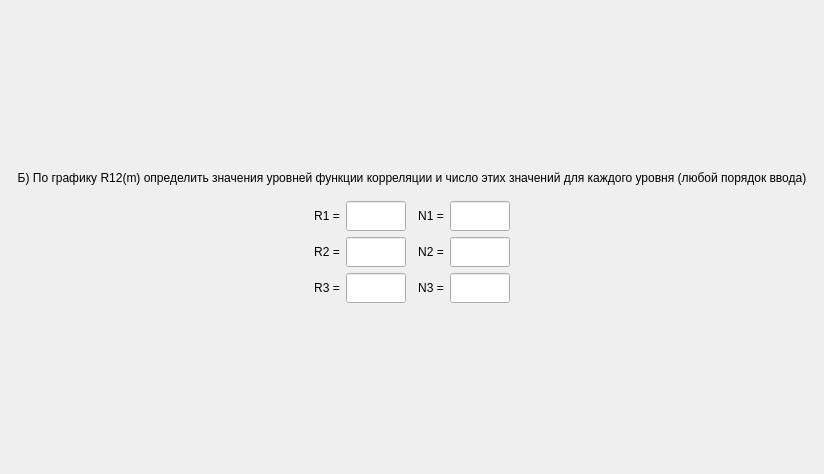
<?xml version="1.0" encoding="UTF-8"?>
<ui version="4.0">
 <class>ScreenTask7B</class>
 <widget class="QFrame" name="ScreenTask7B">
  <property name="geometry">
   <rect>
    <x>0</x>
    <y>0</y>
    <width>824</width>
    <height>474</height>
   </rect>
  </property>
  <property name="windowTitle">
   <string>Frame</string>
  </property>
  <layout class="QGridLayout" name="gridLayout">
   <property name="leftMargin">
    <number>0</number>
   </property>
   <property name="topMargin">
    <number>0</number>
   </property>
   <property name="rightMargin">
    <number>0</number>
   </property>
   <property name="bottomMargin">
    <number>0</number>
   </property>
   <item row="0" column="0">
    <layout class="QVBoxLayout" name="verticalLayout">
     <item>
      <spacer name="verticalSpacer">
       <property name="orientation">
        <enum>Qt::Vertical</enum>
       </property>
       <property name="sizeHint" stdset="0">
        <size>
         <width>0</width>
         <height>0</height>
        </size>
       </property>
      </spacer>
     </item>
     <item>
      <widget class="QLabel" name="title">
       <property name="styleSheet">
        <string notr="true">font: 75 20pt &quot;MS Shell Dlg 2&quot;;</string>
       </property>
       <property name="text">
        <string>Б) По графику R12(m) определить значения уровней функции корреляции и число этих значений для каждого уровня (любой порядок ввода)</string>
       </property>
       <property name="alignment">
        <set>Qt::AlignCenter</set>
       </property>
       <property name="wordWrap">
        <bool>true</bool>
       </property>
      </widget>
     </item>
     <item>
      <spacer name="verticalSpacer_5">
       <property name="orientation">
        <enum>Qt::Vertical</enum>
       </property>
       <property name="sizeType">
        <enum>QSizePolicy::Minimum</enum>
       </property>
       <property name="sizeHint" stdset="0">
        <size>
         <width>0</width>
         <height>5</height>
        </size>
       </property>
      </spacer>
     </item>
     <item>
      <layout class="QHBoxLayout" name="horizontalLayout_6">
       <item>
        <spacer name="horizontalSpacer_12">
         <property name="orientation">
          <enum>Qt::Horizontal</enum>
         </property>
         <property name="sizeHint" stdset="0">
          <size>
           <width>0</width>
           <height>0</height>
          </size>
         </property>
        </spacer>
       </item>
       <item>
        <layout class="QHBoxLayout" name="charts"/>
       </item>
       <item>
        <spacer name="horizontalSpacer_11">
         <property name="orientation">
          <enum>Qt::Horizontal</enum>
         </property>
         <property name="sizeHint" stdset="0">
          <size>
           <width>0</width>
           <height>0</height>
          </size>
         </property>
        </spacer>
       </item>
      </layout>
     </item>
     <item>
      <spacer name="verticalSpacer_4">
       <property name="orientation">
        <enum>Qt::Vertical</enum>
       </property>
       <property name="sizeType">
        <enum>QSizePolicy::Minimum</enum>
       </property>
       <property name="sizeHint" stdset="0">
        <size>
         <width>0</width>
         <height>5</height>
        </size>
       </property>
      </spacer>
     </item>
     <item>
      <layout class="QGridLayout" name="gridLayout_2">
       <item row="0" column="5">
        <widget class="QLineEdit" name="inputN1">
         <property name="sizePolicy">
          <sizepolicy hsizetype="Fixed" vsizetype="Fixed">
           <horstretch>0</horstretch>
           <verstretch>0</verstretch>
          </sizepolicy>
         </property>
         <property name="minimumSize">
          <size>
           <width>60</width>
           <height>30</height>
          </size>
         </property>
         <property name="maximumSize">
          <size>
           <width>30</width>
           <height>30</height>
          </size>
         </property>
         <property name="styleSheet">
          <string notr="true">font: 16pt &quot;MS Shell Dlg 2&quot;;</string>
         </property>
         <property name="alignment">
          <set>Qt::AlignCenter</set>
         </property>
        </widget>
       </item>
       <item row="0" column="4">
        <widget class="QLabel" name="label_3">
         <property name="styleSheet">
          <string notr="true">font: 75 16pt &quot;MS Shell Dlg 2&quot;;</string>
         </property>
         <property name="text">
          <string>N1 =</string>
         </property>
         <property name="alignment">
          <set>Qt::AlignCenter</set>
         </property>
         <property name="wordWrap">
          <bool>true</bool>
         </property>
        </widget>
       </item>
       <item row="0" column="0">
        <spacer name="horizontalSpacer_15">
         <property name="orientation">
          <enum>Qt::Horizontal</enum>
         </property>
         <property name="sizeHint" stdset="0">
          <size>
           <width>0</width>
           <height>0</height>
          </size>
         </property>
        </spacer>
       </item>
       <item row="1" column="4">
        <widget class="QLabel" name="label_2">
         <property name="styleSheet">
          <string notr="true">font: 75 16pt &quot;MS Shell Dlg 2&quot;;</string>
         </property>
         <property name="text">
          <string>N2 =</string>
         </property>
         <property name="alignment">
          <set>Qt::AlignCenter</set>
         </property>
         <property name="wordWrap">
          <bool>true</bool>
         </property>
        </widget>
       </item>
       <item row="0" column="6">
        <spacer name="horizontalSpacer_5">
         <property name="orientation">
          <enum>Qt::Horizontal</enum>
         </property>
         <property name="sizeHint" stdset="0">
          <size>
           <width>0</width>
           <height>0</height>
          </size>
         </property>
        </spacer>
       </item>
       <item row="2" column="2">
        <widget class="QLineEdit" name="inputR3">
         <property name="sizePolicy">
          <sizepolicy hsizetype="Fixed" vsizetype="Fixed">
           <horstretch>0</horstretch>
           <verstretch>0</verstretch>
          </sizepolicy>
         </property>
         <property name="minimumSize">
          <size>
           <width>60</width>
           <height>30</height>
          </size>
         </property>
         <property name="maximumSize">
          <size>
           <width>30</width>
           <height>30</height>
          </size>
         </property>
         <property name="styleSheet">
          <string notr="true">font: 16pt &quot;MS Shell Dlg 2&quot;;</string>
         </property>
         <property name="alignment">
          <set>Qt::AlignCenter</set>
         </property>
        </widget>
       </item>
       <item row="2" column="3">
        <spacer name="horizontalSpacer_10">
         <property name="orientation">
          <enum>Qt::Horizontal</enum>
         </property>
         <property name="sizeType">
          <enum>QSizePolicy::Minimum</enum>
         </property>
         <property name="sizeHint" stdset="0">
          <size>
           <width>6</width>
           <height>0</height>
          </size>
         </property>
        </spacer>
       </item>
       <item row="2" column="6">
        <spacer name="horizontalSpacer_9">
         <property name="orientation">
          <enum>Qt::Horizontal</enum>
         </property>
         <property name="sizeHint" stdset="0">
          <size>
           <width>0</width>
           <height>0</height>
          </size>
         </property>
        </spacer>
       </item>
       <item row="2" column="1">
        <widget class="QLabel" name="label_6">
         <property name="styleSheet">
          <string notr="true">font: 75 16pt &quot;MS Shell Dlg 2&quot;;</string>
         </property>
         <property name="text">
          <string>R3 =</string>
         </property>
         <property name="alignment">
          <set>Qt::AlignCenter</set>
         </property>
         <property name="wordWrap">
          <bool>true</bool>
         </property>
        </widget>
       </item>
       <item row="2" column="4">
        <widget class="QLabel" name="label">
         <property name="styleSheet">
          <string notr="true">font: 75 16pt &quot;MS Shell Dlg 2&quot;;</string>
         </property>
         <property name="text">
          <string>N3 =</string>
         </property>
         <property name="alignment">
          <set>Qt::AlignCenter</set>
         </property>
         <property name="wordWrap">
          <bool>true</bool>
         </property>
        </widget>
       </item>
       <item row="2" column="5">
        <widget class="QLineEdit" name="inputN3">
         <property name="sizePolicy">
          <sizepolicy hsizetype="Fixed" vsizetype="Fixed">
           <horstretch>0</horstretch>
           <verstretch>0</verstretch>
          </sizepolicy>
         </property>
         <property name="minimumSize">
          <size>
           <width>60</width>
           <height>30</height>
          </size>
         </property>
         <property name="maximumSize">
          <size>
           <width>30</width>
           <height>30</height>
          </size>
         </property>
         <property name="styleSheet">
          <string notr="true">font: 16pt &quot;MS Shell Dlg 2&quot;;</string>
         </property>
         <property name="alignment">
          <set>Qt::AlignCenter</set>
         </property>
        </widget>
       </item>
       <item row="1" column="5">
        <widget class="QLineEdit" name="inputN2">
         <property name="sizePolicy">
          <sizepolicy hsizetype="Fixed" vsizetype="Fixed">
           <horstretch>0</horstretch>
           <verstretch>0</verstretch>
          </sizepolicy>
         </property>
         <property name="minimumSize">
          <size>
           <width>60</width>
           <height>30</height>
          </size>
         </property>
         <property name="maximumSize">
          <size>
           <width>30</width>
           <height>30</height>
          </size>
         </property>
         <property name="styleSheet">
          <string notr="true">font: 16pt &quot;MS Shell Dlg 2&quot;;</string>
         </property>
         <property name="alignment">
          <set>Qt::AlignCenter</set>
         </property>
        </widget>
       </item>
       <item row="0" column="3">
        <spacer name="horizontalSpacer_8">
         <property name="orientation">
          <enum>Qt::Horizontal</enum>
         </property>
         <property name="sizeType">
          <enum>QSizePolicy::Minimum</enum>
         </property>
         <property name="sizeHint" stdset="0">
          <size>
           <width>6</width>
           <height>0</height>
          </size>
         </property>
        </spacer>
       </item>
       <item row="1" column="3">
        <spacer name="horizontalSpacer_7">
         <property name="orientation">
          <enum>Qt::Horizontal</enum>
         </property>
         <property name="sizeType">
          <enum>QSizePolicy::Minimum</enum>
         </property>
         <property name="sizeHint" stdset="0">
          <size>
           <width>6</width>
           <height>0</height>
          </size>
         </property>
        </spacer>
       </item>
       <item row="1" column="1">
        <widget class="QLabel" name="label_5">
         <property name="styleSheet">
          <string notr="true">font: 75 16pt &quot;MS Shell Dlg 2&quot;;</string>
         </property>
         <property name="text">
          <string>R2 =</string>
         </property>
         <property name="alignment">
          <set>Qt::AlignCenter</set>
         </property>
         <property name="wordWrap">
          <bool>true</bool>
         </property>
        </widget>
       </item>
       <item row="0" column="2">
        <widget class="QLineEdit" name="inputR1">
         <property name="sizePolicy">
          <sizepolicy hsizetype="Fixed" vsizetype="Fixed">
           <horstretch>0</horstretch>
           <verstretch>0</verstretch>
          </sizepolicy>
         </property>
         <property name="minimumSize">
          <size>
           <width>60</width>
           <height>30</height>
          </size>
         </property>
         <property name="maximumSize">
          <size>
           <width>30</width>
           <height>30</height>
          </size>
         </property>
         <property name="styleSheet">
          <string notr="true">font: 16pt &quot;MS Shell Dlg 2&quot;;</string>
         </property>
         <property name="alignment">
          <set>Qt::AlignCenter</set>
         </property>
        </widget>
       </item>
       <item row="0" column="1">
        <widget class="QLabel" name="label_4">
         <property name="styleSheet">
          <string notr="true">font: 75 16pt &quot;MS Shell Dlg 2&quot;;</string>
         </property>
         <property name="text">
          <string>R1 =</string>
         </property>
         <property name="alignment">
          <set>Qt::AlignCenter</set>
         </property>
         <property name="wordWrap">
          <bool>true</bool>
         </property>
        </widget>
       </item>
       <item row="1" column="0">
        <spacer name="horizontalSpacer_16">
         <property name="orientation">
          <enum>Qt::Horizontal</enum>
         </property>
         <property name="sizeHint" stdset="0">
          <size>
           <width>0</width>
           <height>0</height>
          </size>
         </property>
        </spacer>
       </item>
       <item row="1" column="6">
        <spacer name="horizontalSpacer_6">
         <property name="orientation">
          <enum>Qt::Horizontal</enum>
         </property>
         <property name="sizeHint" stdset="0">
          <size>
           <width>0</width>
           <height>0</height>
          </size>
         </property>
        </spacer>
       </item>
       <item row="1" column="2">
        <widget class="QLineEdit" name="inputR2">
         <property name="sizePolicy">
          <sizepolicy hsizetype="Fixed" vsizetype="Fixed">
           <horstretch>0</horstretch>
           <verstretch>0</verstretch>
          </sizepolicy>
         </property>
         <property name="minimumSize">
          <size>
           <width>60</width>
           <height>30</height>
          </size>
         </property>
         <property name="maximumSize">
          <size>
           <width>30</width>
           <height>30</height>
          </size>
         </property>
         <property name="styleSheet">
          <string notr="true">font: 16pt &quot;MS Shell Dlg 2&quot;;</string>
         </property>
         <property name="alignment">
          <set>Qt::AlignCenter</set>
         </property>
        </widget>
       </item>
       <item row="2" column="0">
        <spacer name="horizontalSpacer_17">
         <property name="orientation">
          <enum>Qt::Horizontal</enum>
         </property>
         <property name="sizeHint" stdset="0">
          <size>
           <width>0</width>
           <height>0</height>
          </size>
         </property>
        </spacer>
       </item>
      </layout>
     </item>
     <item>
      <spacer name="verticalSpacer_2">
       <property name="orientation">
        <enum>Qt::Vertical</enum>
       </property>
       <property name="sizeHint" stdset="0">
        <size>
         <width>0</width>
         <height>0</height>
        </size>
       </property>
      </spacer>
     </item>
    </layout>
   </item>
  </layout>
 </widget>
 <tabstops>
  <tabstop>inputR1</tabstop>
  <tabstop>inputN1</tabstop>
  <tabstop>inputR2</tabstop>
  <tabstop>inputN2</tabstop>
  <tabstop>inputR3</tabstop>
  <tabstop>inputN3</tabstop>
 </tabstops>
 <resources/>
 <connections/>
</ui>
